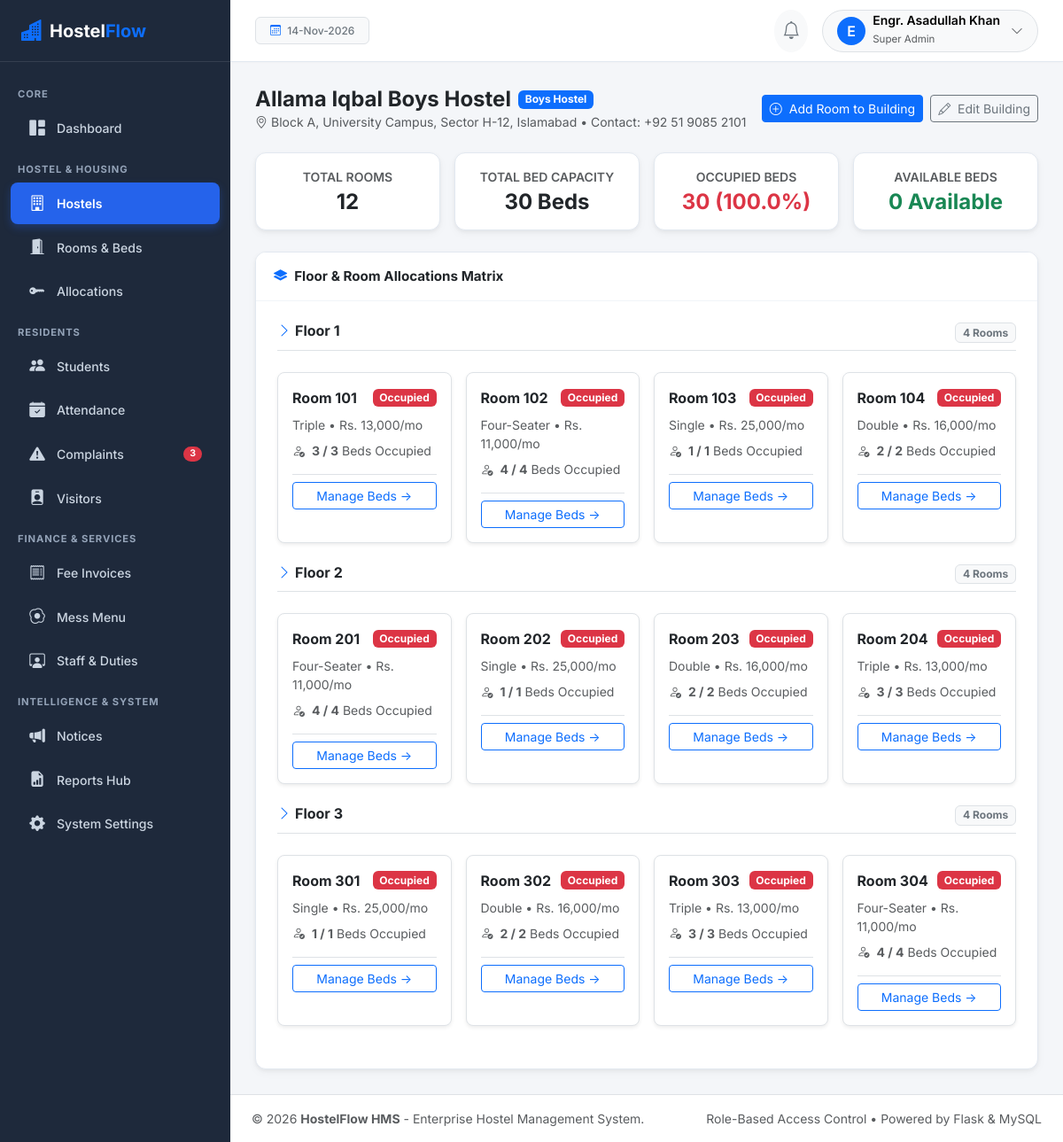
/hostels/1 (signed in), run on the app's committed database.
### app/models/user.py (models this page shows, shortened)
class User(UserMixin, TimestampMixin, db.Model):
    __tablename__ = 'users'
    id = db.Column(db.Integer, primary_key=True)
    username = db.Column(db.String(80), unique=True, nullable=False, index=True)
    email = db.Column(db.String(120), unique=True, nullable=False, index=True)
    password_hash = db.Column(db.String(255), nullable=False)
    full_name = db.Column(db.String(120), nullable=False)
    avatar = db.Column(db.String(255), default='default_avatar.png')
    is_active = db.Column(db.Boolean, default=True, nullable=False)
    last_login = db.Column(db.DateTime)
    role_id = db.Column(db.Integer, db.ForeignKey('roles.id'), nullable=False)
    role = db.relationship('Role', back_populates='users')
    student_profile = db.relationship('Student', back_populates='user', uselist=False)
    employee_profile = db.relationship('Employee', back_populates='user', uselist=False)
    notifications = db.relationship('Notification', back_populates='user', lazy='dynamic', cascade='all, delete-orphan')
    audit_logs = db.relationship('AuditLog', back_populates='user', lazy='dynamic')
    def has_role(self, role_name):
        return self.role is not None and self.role.name.lower() == role_name.lower()
    @property
    def is_super_admin(self):
        return self.has_role('Super Admin')
    @property
    def is_student(self):
        return self.has_role('Student')
    @property
    def is_staff(self):
        return self.has_role('Staff')
    @property
    def can_manage_hostel(self):
        return self.is_super_admin or self.is_hostel_admin

class Role(db.Model):
    __tablename__ = 'roles'
    id = db.Column(db.Integer, primary_key=True)
    name = db.Column(db.String(50), unique=True, nullable=False)
    description = db.Column(db.String(255))
    users = db.relationship('User', back_populates='role', lazy='dynamic')

### app/models/hostel.py (models this page shows, shortened)
class Hostel(TimestampMixin, db.Model):
    __tablename__ = 'hostels'
    id = db.Column(db.Integer, primary_key=True)
    name = db.Column(db.String(150), nullable=False, unique=True)
    hostel_type = db.Column(db.String(20), nullable=False, default='Boys')  # Boys, Girls, Co-ed
    address = db.Column(db.String(255), nullable=False)
    contact_number = db.Column(db.String(30), nullable=False)
    warden_name = db.Column(db.String(120))
    total_floors = db.Column(db.Integer, default=3, nullable=False)
    capacity = db.Column(db.Integer, default=100, nullable=False)
    description = db.Column(db.Text)
    status = db.Column(db.String(20), default='Active', nullable=False)  # Active, Maintenance, Inactive
    rooms = db.relationship('Room', back_populates='hostel', cascade='all, delete-orphan', lazy='dynamic')
    mess_menus = db.relationship('MessMenu', back_populates='hostel', cascade='all, delete-orphan', lazy='dynamic')
    @property
    def total_rooms_count(self):
        return self.rooms.count()
    @property
    def total_beds_count(self):
        return sum(room.total_beds for room in self.rooms.all())
    @property
    def occupied_beds_count(self):
        return sum(room.occupied_beds_count for room in self.rooms.all())
    @property
    def available_beds_count(self):
        return max(0, self.total_beds_count - self.occupied_beds_count)
    @property
    def occupancy_rate(self):
        total = self.total_beds_count
        if total == 0:
            return 0
        return round((self.occupied_beds_count / total) * 100, 1)

class Room(TimestampMixin, db.Model):
    __tablename__ = 'rooms'
    id = db.Column(db.Integer, primary_key=True)
    hostel_id = db.Column(db.Integer, db.ForeignKey('hostels.id'), nullable=False)
    floor_number = db.Column(db.Integer, nullable=False, default=1)
    room_number = db.Column(db.String(20), nullable=False)
    room_type = db.Column(db.String(30), nullable=False, default='Double')  # Single, Double, Triple, Four-Seater
    total_beds = db.Column(db.Integer, nullable=False, default=2)
    monthly_rent = db.Column(db.Numeric(10, 2), nullable=False, default=15000.00)
    status = db.Column(db.String(20), nullable=False, default='Available')  # Available, Occupied, Maintenance
    facilities = db.Column(db.String(255), default='WiFi, Attached Bath, Cupboard, Study Table')
    hostel = db.relationship('Hostel', back_populates='rooms')
    beds = db.relationship('Bed', back_populates='room', cascade='all, delete-orphan', lazy='dynamic')
    allocations = db.relationship('RoomAllocation', back_populates='room', lazy='dynamic')
    __table_args__ = (
        db.UniqueConstraint('hostel_id', 'room_number', name='uix_hostel_room_number'),
    )
    @property
    def occupied_beds_count(self):
        return self.beds.filter_by(status='Occupied').count()

### app/routes/hostels.py (the view)
@hostels_bp.route('/<int:hostel_id>')
@login_required
@role_required('Super Admin', 'Hostel Admin', 'Warden', 'Accountant')
def view_hostel(hostel_id):
    hostel = Hostel.query.get_or_404(hostel_id)
    rooms = hostel.rooms.order_by(Room.floor_number.asc(), Room.room_number.asc()).all()
    floors = {}
    for r in rooms:
        floors.setdefault(r.floor_number, []).append(r)
    return render_template('hostels/view.html', hostel=hostel, rooms=rooms, floors=floors)

### app/templates/hostels/view.html (shortened to what this page needs)
{% extends "base.html" %}
{% block content %}
<div class="d-flex flex-column flex-md-row justify-content-between align-items-md-center gap-2 mb-4">
  <div>
    <div class="d-flex align-items-center gap-2">
      <h4 class="fw-bold mb-0 text-dark">{{ hostel.name }}</h4>
      <span class="badge {% if hostel.hostel_type == 'Boys' %}bg-primary{% elif hostel.hostel_type == 'Girls' %}bg-danger{% else %}bg-purple{% endif %}">
        {{ hostel.hostel_type }} Hostel
      </span>
    </div>
    <p class="text-muted small mb-0"><i class="bi bi-geo-alt me-1"></i>{{ hostel.address }} &bull; Contact: {{ hostel.contact_number }}</p>
  </div>
  <div class="d-flex gap-2">
    <a href="{{ url_for('rooms.add_room') }}" class="btn btn-primary btn-sm">
      <i class="bi bi-plus-circle me-1"></i> Add Room to Building
    </a>
    {% if current_user.can_manage_hostel %}
      <a href="{{ url_for('hostels.edit_hostel', hostel_id=hostel.id) }}" class="btn btn-outline-secondary btn-sm">
        <i class="bi bi-pencil me-1"></i> Edit Building
      </a>
    {% endif %}
  </div>
</div>
<div class="row g-3 mb-4">
  <div class="col-md-3">
    <div class="card card-saas p-3 text-center">
      <span class="text-muted small text-uppercase fw-semibold">Total Rooms</span>
      <h4 class="fw-bold mb-0 text-dark mt-1">{{ hostel.total_rooms_count }}</h4>
    </div>
  </div>
  <div class="col-md-3">
    <div class="card card-saas p-3 text-center">
      <span class="text-muted small text-uppercase fw-semibold">Total Bed Capacity</span>
      <h4 class="fw-bold mb-0 text-dark mt-1">{{ hostel.total_beds_count }} Beds</h4>
    </div>
  </div>
  <div class="col-md-3">
    <div class="card card-saas p-3 text-center">
      <span class="text-muted small text-uppercase fw-semibold">Occupied Beds</span>
      <h4 class="fw-bold mb-0 text-danger mt-1">{{ hostel.occupied_beds_count }} ({{ hostel.occupancy_rate }}%)</h4>
    </div>
  </div>
  <div class="col-md-3">
    <div class="card card-saas p-3 text-center">
      <span class="text-muted small text-uppercase fw-semibold">Available Beds</span>
      <h4 class="fw-bold mb-0 text-success mt-1">{{ hostel.available_beds_count }} Available</h4>
    </div>
  </div>
</div>
<div class="card card-saas">
  <div class="card-header">
    <span class="fw-bold"><i class="bi bi-layers-fill text-primary me-2"></i>Floor & Room Allocations Matrix</span>
  </div>
  <div class="card-body p-4">
    {% for floor_num, floor_rooms in floors.items() %}
      <div class="mb-4">
        <h6 class="fw-bold text-dark border-bottom pb-2 d-flex justify-content-between">
          <span><i class="bi bi-chevron-right text-primary me-1"></i>Floor {{ floor_num }}</span>
          <span class="badge bg-light text-secondary border">{{ floor_rooms|length }} Rooms</span>
        </h6>
        <div class="row g-3 mt-1">
          {% for r in floor_rooms %}
            <div class="col-sm-6 col-md-4 col-lg-3">
              <div class="border rounded-3 p-3 bg-white shadow-sm h-100">
                <div class="d-flex justify-content-between align-items-center mb-2">
                  <strong class="text-dark fs-6">Room {{ r.room_number }}</strong>
                  <span class="badge {% if r.status == 'Available' %}bg-success{% elif r.status == 'Occupied' %}bg-danger{% else %}bg-warning text-dark{% endif %}">
                    {{ r.status }}
                  </span>
                </div>
                <div class="small text-muted mb-2">{{ r.room_type }} &bull; {{ r.monthly_rent|currency }}/mo</div>
                <div class="small text-muted mb-3">
                  <i class="bi bi-person-check me-1"></i>
                  <strong>{{ r.occupied_beds_count }} / {{ r.total_beds }}</strong> Beds Occupied
                </div>
                <div class="d-flex justify-content-between pt-2 border-top">
                  <a href="{{ url_for('rooms.view_room', room_id=r.id) }}" class="btn btn-outline-primary btn-sm w-100 py-1">
                    Manage Beds &rarr;
                  </a>
                </div>
              </div>
            </div>
          {% endfor %}
        </div>
      </div>
    {% else %}
      <div class="text-center py-4 text-muted">
        <i class="bi bi-door-closed fs-2 d-block mb-2"></i>
        No rooms registered in this building yet.
      </div>
    {% endfor %}
  </div>
</div>
{% endblock %}

### app/templates/base.html (shortened to what this page needs)
<!DOCTYPE html>
<html lang="en">
<head>
  <link href="https://cdn.jsdelivr.net/npm/bootstrap@5.3.3/dist/css/bootstrap.min.css" rel="stylesheet">
  <link rel="stylesheet" href="https://cdn.jsdelivr.net/npm/bootstrap-icons@1.11.3/font/bootstrap-icons.min.css">
  <link rel="stylesheet" href="{{ url_for('static', filename='css/style.css') }}">
</head>
<body>
<div class="d-flex" id="wrapper">
  <div id="sidebar-wrapper">
    <div class="sidebar-brand">
      <i class="bi bi-buildings-fill text-primary me-2 fs-4"></i>
      <span>Hostel<span class="text-primary">Flow</span></span>
    </div>
    <div class="py-3">
      {% if current_user.is_authenticated and not current_user.is_student and not current_user.is_staff %}
        <div class="sidebar-heading">Core</div>
        <a href="{{ url_for('dashboard.index') }}" class="nav-link-custom {% if request.endpoint and request.endpoint == 'dashboard.index' %}active{% endif %}">
          <i class="bi bi-grid-1x2-fill"></i> Dashboard
        </a>
        <div class="sidebar-heading">Hostel & Housing</div>
        <a href="{{ url_for('hostels.list_hostels') }}" class="nav-link-custom {% if request.endpoint and 'hostels' in request.endpoint %}active{% endif %}">
          <i class="bi bi-building"></i> Hostels
        </a>
        <a href="{{ url_for('rooms.list_rooms') }}" class="nav-link-custom {% if request.endpoint and 'rooms' in request.endpoint %}active{% endif %}">
          <i class="bi bi-door-open-fill"></i> Rooms & Beds
        </a>
        <a href="{{ url_for('allocations.list_allocations') }}" class="nav-link-custom {% if request.endpoint and 'allocations' in request.endpoint %}active{% endif %}">
          <i class="bi bi-key-fill"></i> Allocations
        </a>
        <div class="sidebar-heading">Residents</div>
        <a href="{{ url_for('students.list_students') }}" class="nav-link-custom {% if request.endpoint and 'students' in request.endpoint %}active{% endif %}">
          <i class="bi bi-people-fill"></i> Students
        </a>
        <a href="{{ url_for('attendance.index') }}" class="nav-link-custom {% if request.endpoint and 'attendance' in request.endpoint %}active{% endif %}">
          <i class="bi bi-calendar-check-fill"></i> Attendance
        </a>
        <a href="{{ url_for('complaints.list_complaints') }}" class="nav-link-custom {% if request.endpoint and 'complaints' in request.endpoint %}active{% endif %}">
          <i class="bi bi-exclamation-triangle-fill"></i> Complaints
          {% if pending_complaints_count > 0 %}
            <span class="badge bg-danger rounded-pill ms-auto">{{ pending_complaints_count }}</span>
          {% endif %}
        </a>
        <a href="{{ url_for('visitors.list_visitors') }}" class="nav-link-custom {% if request.endpoint and 'visitors' in request.endpoint %}active{% endif %}">
          <i class="bi bi-person-badge-fill"></i> Visitors
        </a>
        <div class="sidebar-heading">Finance & Services</div>
        <a href="{{ url_for('fees.list_invoices') }}" class="nav-link-custom {% if request.endpoint and 'fees' in request.endpoint %}active{% endif %}">
          <i class="bi bi-receipt"></i> Fee Invoices
        </a>
        <a href="{{ url_for('mess.weekly_menu') }}" class="nav-link-custom {% if request.endpoint and 'mess' in request.endpoint %}active{% endif %}">
          <i class="bi bi-egg-fried"></i> Mess Menu
        </a>
        <a href="{{ url_for('staff.list_employees') }}" class="nav-link-custom {% if request.endpoint and 'staff' in request.endpoint %}active{% endif %}">
          <i class="bi bi-person-workspace"></i> Staff & Duties
        </a>
        <div class="sidebar-heading">Intelligence & System</div>
        <a href="{{ url_for('announcements.list_announcements') }}" class="nav-link-custom {% if request.endpoint and 'announcements' in request.endpoint %}active{% endif %}">
          <i class="bi bi-megaphone-fill"></i> Notices
        </a>
        <a href="{{ url_for('reports.index') }}" class="nav-link-custom {% if request.endpoint and 'reports' in request.endpoint %}active{% endif %}">
          <i class="bi bi-file-earmark-bar-graph-fill"></i> Reports Hub
        </a>
        {% if current_user.is_super_admin %}
          <a href="{{ url_for('settings.general_settings') }}" class="nav-link-custom {% if request.endpoint and 'settings' in request.endpoint %}active{% endif %}">
            <i class="bi bi-gear-fill"></i> System Settings
          </a>
        {% endif %}
      {% endif %}
    </div>
  </div>
  <div id="page-content-wrapper">
    <nav class="navbar top-navbar d-flex align-items-center justify-content-between">
      <div class="d-flex align-items-center gap-3">
        <span class="badge bg-light text-secondary border px-3 py-2 fw-medium">
          <i class="bi bi-calendar3 me-1 text-primary"></i>
          {{ today_date|date_format }}
        </span>
      </div>
      <div class="d-flex align-items-center gap-3">
        <div class="dropdown">
          <button class="btn btn-light position-relative rounded-circle p-2" type="button" data-bs-toggle="dropdown" aria-expanded="false">
            <i class="bi bi-bell fs-5 text-secondary"></i>
          </button>
        </div>
        <div class="dropdown">
          <button class="btn btn-light rounded-pill border d-flex align-items-center gap-2 py-1 px-3" type="button" data-bs-toggle="dropdown" aria-expanded="false">
            <div class="rounded-circle bg-primary text-white d-flex align-items-center justify-content-center" style="width: 32px; height: 32px; font-weight: 600;">
              {{ current_user.full_name[:1] if current_user.is_authenticated else 'U' }}
            </div>
            <div class="text-start d-none d-sm-block">
              <div class="fw-semibold small lh-1">{{ current_user.full_name if current_user.is_authenticated else 'User' }}</div>
              <small class="text-muted" style="font-size: 0.72rem;">{{ current_user.role.name if current_user.is_authenticated and current_user.role else 'Guest' }}</small>
            </div>
            <i class="bi bi-chevron-down text-muted small ms-1"></i>
          </button>
        </div>
      </div>
    </nav>
    <main class="main-body">
      {% block content %}{% endblock %}
    </main>
    <footer class="bg-white border-top py-3 px-4 text-center text-muted small no-print">
      <div class="d-flex flex-column flex-sm-row justify-content-between align-items-center">
        <span>&copy; {{ 2026 }} <strong>HostelFlow HMS</strong> - Enterprise Hostel Management System.</span>
        <span class="mt-1 mt-sm-0">Role-Based Access Control &bull; Powered by Flask & MySQL</span>
      </div>
    </footer>
  </div>
</div>
</body>
</html>

### data on the page
User: is_active+full_name "E", is_active+full_name "Engr. Asadullah Khan", role "Super Admin"
Hostel: name "Allama Iqbal Boys Hostel", hostel_type "Boys", address "Block A, University Campus, Sector H-12, Islamabad", contact_number "+92 51 9085 2101"
Room: total_beds_count "30", occupancy_rate "100.0", available_beds_count "0", room_number "101", status "Occupied", room_type "Triple", monthly_rent "Rs. 13,000", occupied_beds_count "3", total_beds "3"
Room: room_number "102", status "Occupied", room_type "Four-Seater", monthly_rent "Rs. 11,000", occupied_beds_count "4", total_beds "4"
Room: room_number "103", status "Occupied", room_type "Single", monthly_rent "Rs. 25,000", occupied_beds_count "1", total_beds "1"
Room: room_number "104", status "Occupied", room_type "Double", monthly_rent "Rs. 16,000", occupied_beds_count "2", total_beds "2"
Room: room_number "201", status "Occupied", room_type "Four-Seater", monthly_rent "Rs. 11,000", occupied_beds_count "4", total_beds "4"
Room: room_number "202", status "Occupied", room_type "Single", monthly_rent "Rs. 25,000", occupied_beds_count "1", total_beds "1"
Room: room_number "203", status "Occupied", room_type "Double", monthly_rent "Rs. 16,000", occupied_beds_count "2", total_beds "2"
Room: room_number "204", status "Occupied", room_type "Triple", monthly_rent "Rs. 13,000", occupied_beds_count "3", total_beds "3"
Room: room_number "301", status "Occupied", room_type "Single", monthly_rent "Rs. 25,000", occupied_beds_count "1", total_beds "1"
Room: room_number "302", status "Occupied", room_type "Double", monthly_rent "Rs. 16,000", occupied_beds_count "2", total_beds "2"
Room: room_number "303", status "Occupied", room_type "Triple", monthly_rent "Rs. 13,000", occupied_beds_count "3", total_beds "3"
Room: room_number "304", status "Occupied", room_type "Four-Seater", monthly_rent "Rs. 11,000", occupied_beds_count "4", total_beds "4"

### other printed values
{{ pending_complaints_count }} "3"
{{ hostel.total_rooms_count }} "12"
{{ hostel.occupied_beds_count }} "30"
{{ floor_num }} "1" "2" "3"
{{ floor_rooms|length }} "4" "4" "4"
{{ 2026 }} "2026"
